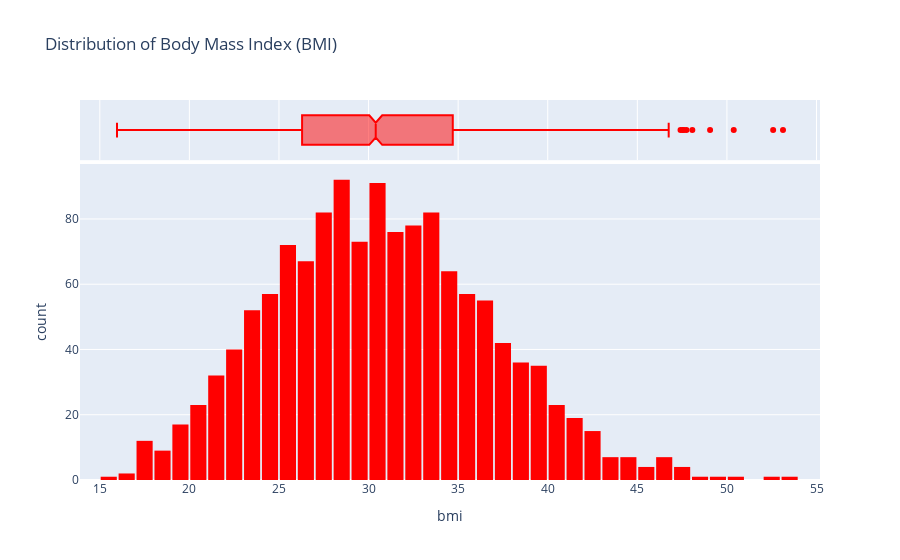

The notebook cell saved with this chart:
### Code cell
fig = px.histogram(medical_df,
                   x = 'bmi',
                   marginal = 'box',
                   color_discrete_sequence=['red'],
                   title = 'Distribution of Body Mass Index (BMI)')
fig.update_layout(bargap=0.1)
fig.show()

### Figure 1 — Plotly figure (JSON) as saved in the notebook; plotly's stock layout.template omitted (floating-point values rounded to 4 significant figures; data arrays with more than 128 entries replaced by an {"elided": "..."} marker saying what was removed)
{"data": [{"bingroup": "x", "hovertemplate": "bmi=%{x}<br>count=%{y}<extra></extra>", "legendgroup": "", "marker": {"color": "red", "pattern": {"shape": ""}}, "name": "", "orientation": "v", "showlegend": false, "type": "histogram", "x": {"elided": "1338 float values"}, "xaxis": "x", "yaxis": "y"}, {"hovertemplate": "bmi=%{x}<extra></extra>", "legendgroup": "", "marker": {"color": "red"}, "name": "", "notched": true, "showlegend": false, "type": "box", "x": {"elided": "1338 float values"}, "xaxis": "x2", "yaxis": "y2"}], "layout": {"bargap": 0.1, "barmode": "relative", "legend": {"tracegroupgap": 0}, "title": {"text": "Distribution of Body Mass Index (BMI)"}, "xaxis": {"anchor": "y", "domain": [0, 1], "title": {"text": "bmi"}}, "xaxis2": {"anchor": "y2", "domain": [0, 1], "matches": "x", "showgrid": true, "showticklabels": false}, "yaxis": {"anchor": "x", "domain": [0, 0.8316], "title": {"text": "count"}}, "yaxis2": {"anchor": "x2", "domain": [0.8416, 1], "matches": "y2", "showgrid": false, "showline": false, "showticklabels": false, "ticks": ""}}}
